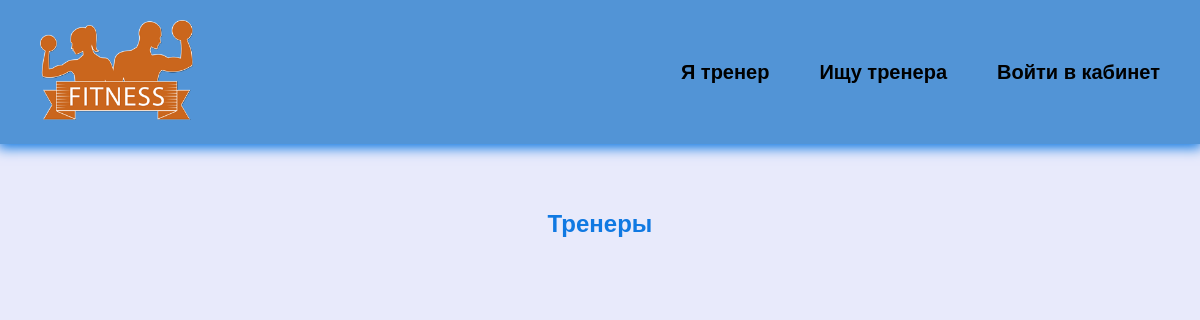
Before: /profiles/ with the older database file.
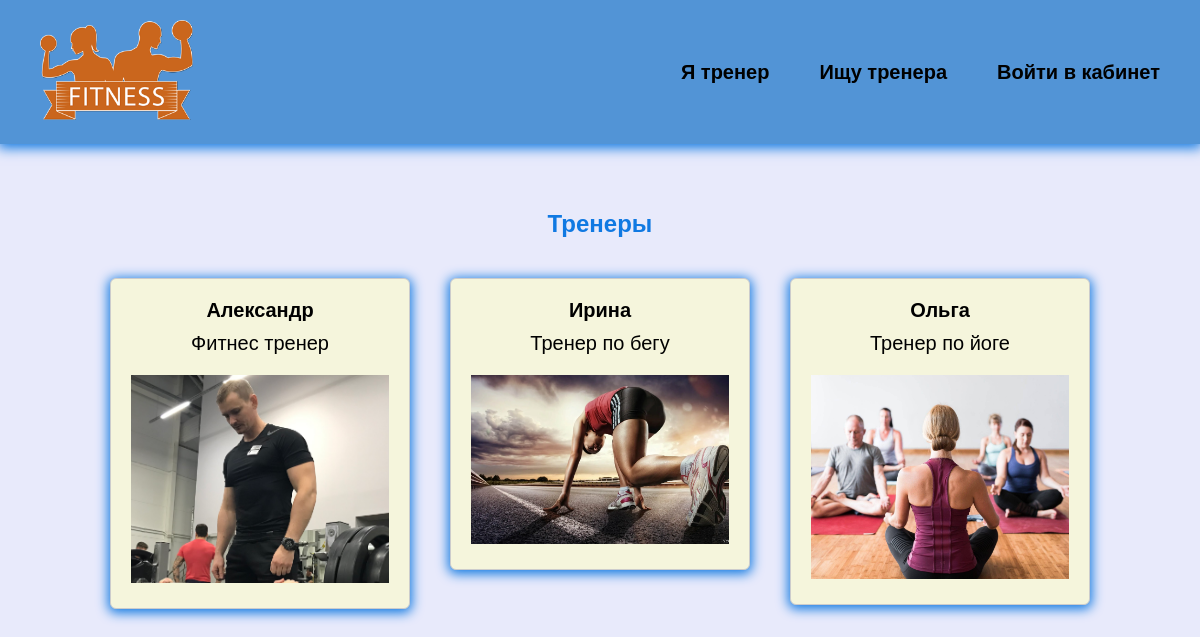
After: the same page with the newer database file.
### fitness/models.py (models this page shows, shortened)
class Profile(models.Model):
    user = models.OneToOneField(User, on_delete=models.CASCADE, null=True, blank=True)
    name = models.CharField(max_length=200, null=True, blank=True)
    email = models.EmailField(max_length=200, null=True, blank=True)
    username = models.CharField(max_length=200, null=True, blank=True)
    short_info = models.CharField(max_length=200, null=True, blank=True)
    bio = models.TextField(null=True, blank=True)
    profile_image = models.ImageField(upload_to="profiles/", default="profiles/user-default.png")
    social_inst = models.CharField(max_length=200, null=True, blank=True)
    social_vk = models.CharField(max_length=200, null=True, blank=True)
    social_web = models.CharField(max_length=200, null=True, blank=True)
    created = models.DateTimeField(auto_now_add=True)

### fitness/views.py (the view)
# urls.py: path('profiles/', views.profiles, name='profiles'),
def profiles(request):
    prof = Profile.objects.all()
    context = {'profiles': prof}
    return render(request, 'fitness/profiles.html', context)

### fitness/templates/fitness/profiles.html
{% extends 'fitness/base.html' %}
{% block content %}
<h1>
    Тренеры
</h1>
<div class="content_prof">
    {% for profile in profiles %}
    <a href="{% url 'coach' profile.id %}"><ul class="prof">
        <li><b>{{ profile.name }}</b></li>
        <li>{{ profile.short_info }}</li>
        <li><img src="{{ profile.profile_image.url }}" alt=""></li>
    </ul></a>
    {% endfor %}
</div>
{% endblock %}

### fitness/templates/fitness/base.html (shortened to what this page needs)
<!DOCTYPE html>
{% load static %}
<html lang="en">
<head>
    <link rel="stylesheet" href="{% static 'css/style.css' %}">
</head>
<body>
{% if user.is_authenticated %}
<div class="menu">
    <div class="wrap">
        <div class="logo">
            <img src="{% static 'skills/fit.png' %}" alt="">
        </div>
        <ul>
            <li class="logo">Пользователь: {{ user.username }}</li>
            <li>
              <form action="{% url 'logoutuser' %}" method="post">
                {% csrf_token %}
                <button class="top">Выйти</button>
              </form>
            </li>
        </ul>
    </div>
</div>
{% else %}
<div class="menu">
    <div class="wrap">
        <div class="logo">
            <img src="{% static 'skills/fit.png' %}" alt="">
        </div>
        <ul>
            <li><a href="{% url 'signupuser' %}">Я тренер</a></li>
            <li><a href="{% url 'profiles' %}">Ищу тренера</a></li>
            <li class="open"><a href="{% url 'loginuser' %}">Войти в кабинет</a></li>
        </ul>
    </div>
</div>
{% endif %}
<div class="content">
    <div class="wrap">
      {% block content %}
      {% endblock %}
    </div>
</div>
</body>
</html>

### fitness/static/css/style.css (style rules this page uses)
body { padding: 0; margin: 0; background-color: rgb(232, 234, 251); font-family: Verdana, Geneva, Tahoma, sans-serif; }
a { text-decoration: none; color: black; }
.wrap { max-width: 1200px; margin: 0 auto; padding: 10px 30px; box-sizing: border-box; }
.menu { background: #5294d6; padding: 10px; box-shadow: 0 2px 12px 2px #1079e2; }
.menu .wrap { display: flex; flex-wrap: wrap; justify-content: space-between; align-items: center; }
.menu ul { display: flex; list-style: none; font-size: 20px; }
.menu a { color: black; font-weight: bold; text-decoration: none; }
.menu li { margin-left: 50px; }
img { height: 100px; }
.logo { font-weight: bold; color: rgb(189, 92, 7); }
.content { margin: 0 auto; }
.content .wrap { display: flex; flex-direction: column; align-items: center; justify-content: center; margin-top: 40px; }
h1, h2 { color: #1079e2; }
.content_prof .prof { box-shadow: 0 2px 12px 2px #1079e2; padding: 20px; box-sizing: border-box; border-radius: 6px; margin: 20px; display: inline-block; list-style: none; background: beige; }
.content_prof ul { text-align: center; font-size: 20px; }
h1 { text-align: center; font-size: 24px; margin-bottom: 20px; }
.content_prof { display: flex; flex-wrap: wrap; justify-content: center; }
.prof { list-style-type: none; width: 300px; margin: 20px; padding: 20px; border: 1px solid #ccc; text-align: center; }
.prof li:first-child { font-size: 20px; margin-bottom: 10px; }
.prof li:nth-child(2) { margin-bottom: 10px; }
.prof img { max-width: 100%; height: auto; margin-top: 10px; }

Changed rows visible on the page:
added Profile: name "Александр", short_info "Фитнес тренер", profile_image (picture)
added Profile: name "Ирина", short_info "Тренер по бегу", profile_image (picture)
added Profile: name "Ольга", short_info "Тренер по йоге", profile_image (picture)
